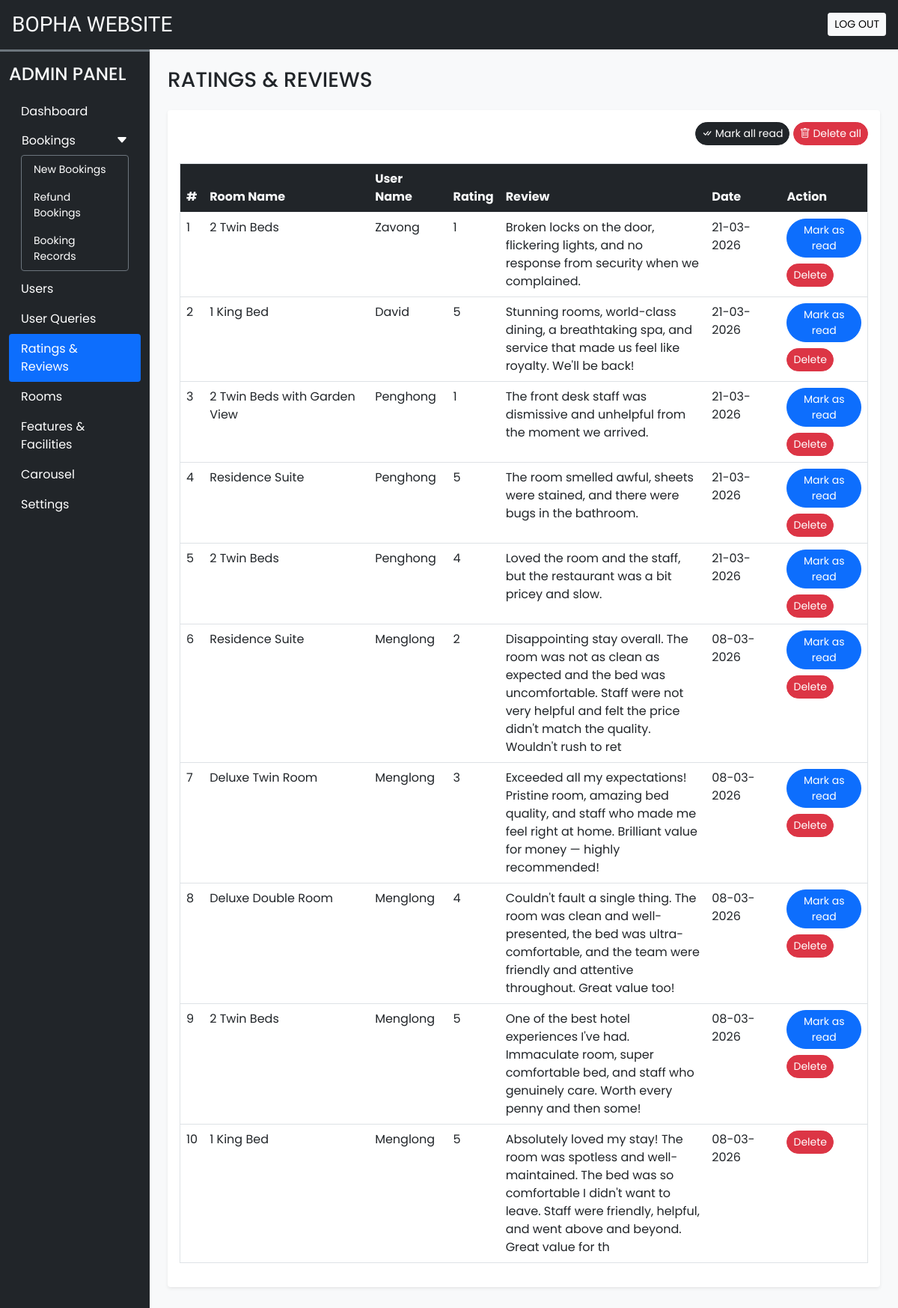
/admin/rate_review.php (signed in), run on the app's committed database.
### tables this page shows
CREATE TABLE `rating_review` (
  `sr_no` int(11) NOT NULL,
  `booking_id` int(11) NOT NULL,
  `room_id` int(11) NOT NULL,
  `user_id` int(11) NOT NULL,
  `rating` int(11) NOT NULL,
  `review` varchar(200) NOT NULL,
  `seen` int(11) NOT NULL DEFAULT 0,
  `datentime` datetime NOT NULL DEFAULT current_timestamp()
);

CREATE TABLE `rooms` (
  `id` int(11) NOT NULL,
  `name` varchar(150) NOT NULL,
  `area` int(11) NOT NULL,
  `price` int(11) NOT NULL,
  `quantity` int(11) NOT NULL,
  `adult` int(11) NOT NULL,
  `children` int(11) NOT NULL,
  `description` varchar(350) NOT NULL,
  `status` tinyint(4) NOT NULL DEFAULT 1,
  `removed` int(11) NOT NULL DEFAULT 0
);

CREATE TABLE `user_cred` (
  `id` int(11) NOT NULL,
  `name` varchar(100) NOT NULL,
  `email` varchar(150) NOT NULL,
  `address` varchar(120) NOT NULL,
  `phonenum` varchar(100) NOT NULL,
  `pincode` int(11) NOT NULL,
  `dob` date NOT NULL,
  `profile` varchar(100) NOT NULL,
  `password` varchar(200) NOT NULL,
  `is_verified` int(11) NOT NULL DEFAULT 0,
  `token` varchar(200) DEFAULT NULL,
  `t_expire` date DEFAULT NULL,
  `status` int(11) NOT NULL DEFAULT 1,
  `datentime` datetime NOT NULL DEFAULT current_timestamp()
);

### admin/rate_review.php (the view, shortened to what this page needs)
<!DOCTYPE html>
<html lang="en">
<head>
  <?php require('inc/links.php'); ?>
</head>
<body class="bg-light">
  <?php require('inc/header.php'); ?>
  <div class="container-fluid" id="main-content">
    <div class="row">
      <div class="col-lg-10 ms-auto p-4 overflow-hidden">
        <h3 class="mb-4">RATINGS & REVIEWS</h3>
        <div class="card border-0 shadow-sm mb-4">
          <div class="card-body">
            <div class="text-end mb-4">
              <a href="?seen=all" class="btn btn-dark rounded-pill shadow-none btn-sm">
                <i class="bi bi-check-all"></i> Mark all read
              </a>
              <a href="?del=all" class="btn btn-danger rounded-pill shadow-none btn-sm">
                <i class="bi bi-trash"></i> Delete all
              </a>
            </div>
            <div class="table-responsive-md">
              <table class="table table-hover border">
                <thead>
                  <tr class="bg-dark text-light">
                    <th scope="col">#</th>
                    <th scope="col">Room Name</th>
                    <th scope="col">User Name</th>
                    <th scope="col">Rating</th>
                    <th scope="col" width="30%">Review</th>
                    <th scope="col">Date</th>
                    <th scope="col">Action</th>
                  </tr>
                </thead>
                <tbody>
                  <?php
                    $q = "SELECT rr.*,uc.name AS uname, r.name AS rname FROM `rating_review` rr
                      INNER JOIN `user_cred` uc ON rr.user_id = uc.id
                      INNER JOIN `rooms` r ON rr.room_id = r.id
                      ORDER BY `sr_no` DESC";
                    $data = mysqli_query($con,$q);
                    $i=1;
                    while($row = mysqli_fetch_assoc($data))
                    {
                      $date = date('d-m-Y',strtotime($row['datentime']));
                      $seen='';
                      if($row['seen']!=1){
                        $seen = "<a href='?seen=$row[sr_no]' class='btn btn-sm rounded-pill btn-primary mb-2'>Mark as read</a> <br>";
                      }
                      $seen.="<a href='?del=$row[sr_no]' class='btn btn-sm rounded-pill btn-danger'>Delete</a>";
                      echo<<<query
                        <tr>
                          <td>$i</td>
                          <td>$row[rname]</td>
                          <td>$row[uname]</td>
                          <td>$row[rating]</td>
                          <td>$row[review]</td>
                          <td>$date</td>
                          <td>$seen</td>
                        </tr>
                      query;
                      $i++;
                    }
                  ?>
                </tbody>
              </table>
            </div>
          </div>
        </div>
      </div>
    </div>
  </div>
</body>
</html>

### admin/css/common.css (style rules this page uses)
:root { --teal: #2ec1ac; --teal_hover: #279e8c; }
* { font-family: 'Poppins', sans-serif; }

### data on the page
rating_review: room.name "2 Twin Beds", user.name "Zavong", rating "1", review "Broken locks on the door, flickering lights, and no response from security when we complained.", datentime "21-03-2026"
rating_review: room.name "1 King Bed", user.name "David", rating "5", review "Stunning rooms, world-class dining, a breathtaking spa, and service that made us feel like royalty. We'll be back!", datentime "21-03-2026"
rating_review: room.name "2 Twin Beds with Garden View", user.name "Penghong", rating "1", review "The front desk staff was dismissive and unhelpful from the moment we arrived.", datentime "21-03-2026"
rating_review: room.name "Residence Suite", user.name "Penghong", rating "5", review "The room smelled awful, sheets were stained, and there were bugs in the bathroom.", datentime "21-03-2026"
rating_review: room.name "2 Twin Beds", user.name "Penghong", rating "4", review "Loved the room and the staff, but the restaurant was a bit pricey and slow.", datentime "21-03-2026"
rating_review: room.name "Residence Suite", user.name "Menglong", rating "2", review "Disappointing stay overall. The room was not as clean as expected and the bed was uncomfortable. Staff were not very helpful and felt the price didn't match the quality. Wouldn't rush to ret", datentime "08-03-2026"
rating_review: room.name "Deluxe Twin Room", user.name "Menglong", rating "3", review "Exceeded all my expectations! Pristine room, amazing bed quality, and staff who made me feel right at home. Brilliant value for money — highly recommended!", datentime "08-03-2026"
rating_review: room.name "Deluxe Double Room", user.name "Menglong", rating "4", review "Couldn't fault a single thing. The room was clean and well-presented, the bed was ultra-comfortable, and the team were friendly and attentive throughout. Great value too!", datentime "08-03-2026"
rating_review: room.name "2 Twin Beds", user.name "Menglong", rating "5", review "One of the best hotel experiences I've had. Immaculate room, super comfortable bed, and staff who genuinely care. Worth every penny and then some!", datentime "08-03-2026"
rating_review: room.name "1 King Bed", user.name "Menglong", rating "5", review "Absolutely loved my stay! The room was spotless and well-maintained. The bed was so comfortable I didn't want to leave. Staff were friendly, helpful, and went above and beyond. Great value for th", datentime "08-03-2026"
